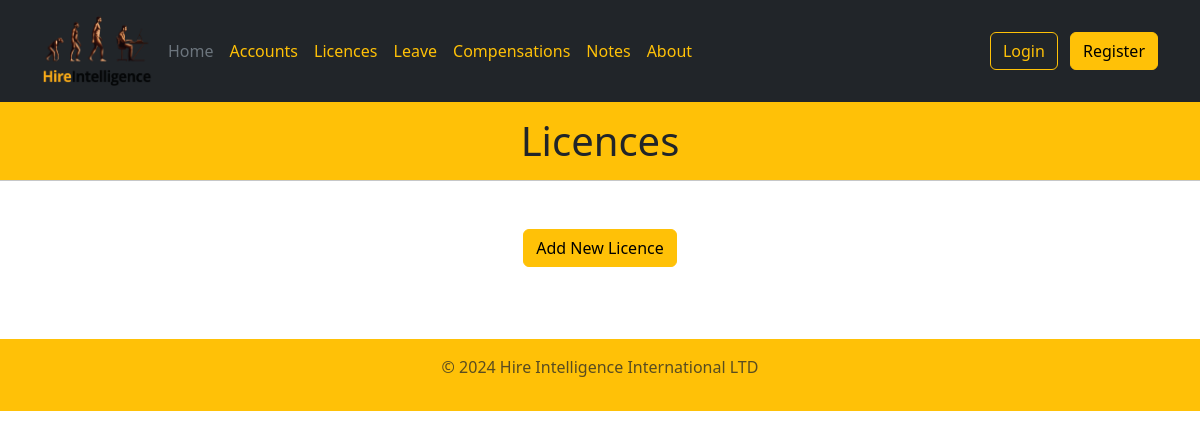
/licences, run on an earlier commit of the app's database.
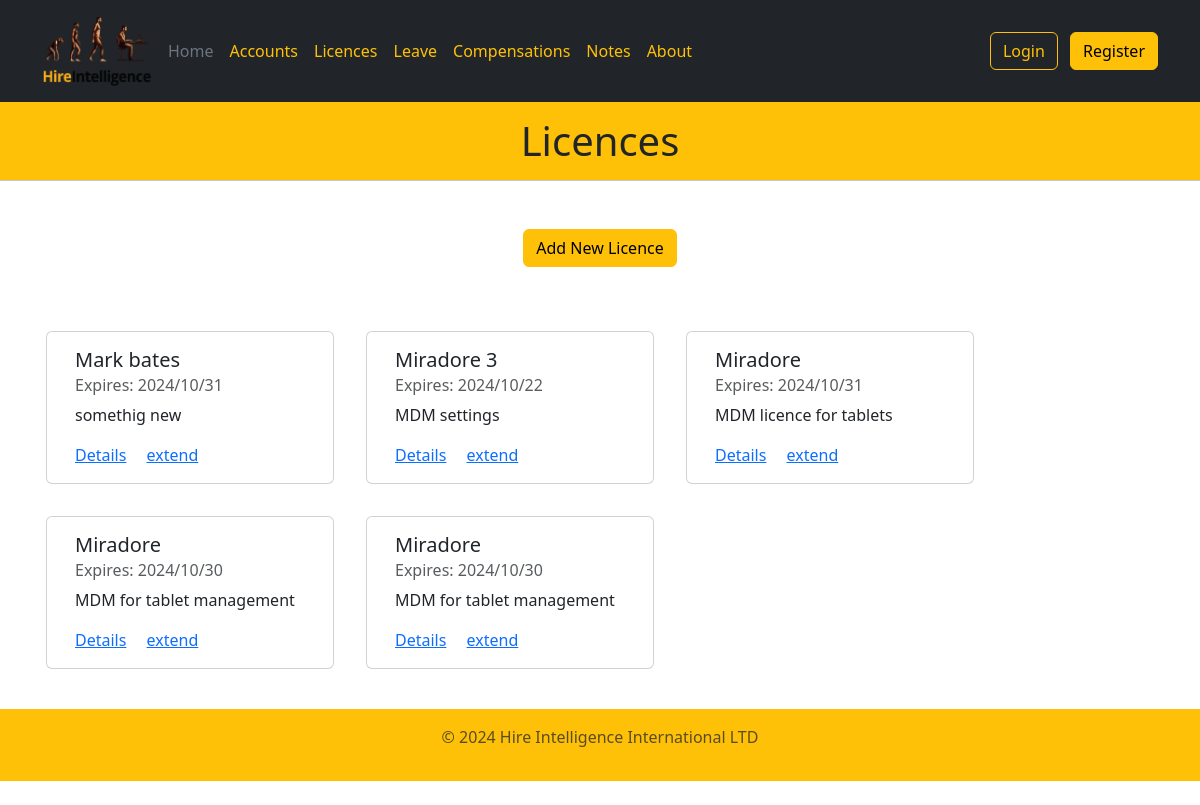
And on a later commit of the database.
### models.py (models this page shows)
class Licence(db.Model):
    id = db.Column(db.Integer, primary_key=True, autoincrement=True)
    date = db.Column(db.DateTime(timezone=True))
    product_name = db.Column(db.String)
    agreement = db.Column(db.String)
    product_detail = db.Column(db.String)
    usage = db.Column(db.String)
    mac = db.Column(db.Boolean)
    windows = db.Column(db.Boolean)
    android = db.Column(db.Boolean)
    ios = db.Column(db.Boolean)
    unix = db.Column(db.Boolean)
    portal_url = db.Column(db.String)
    activation_key = db.Column(db.String)
    username = db.Column(db.String)
    password = db.Column(db.String)
    purchased_by = db.Column(db.String)
    purchased_date = db.Column(db.DateTime(timezone=True))
    purchase_method = db.Column(db.String)
    expiration_date = db.Column(db.DateTime(timezone=True))
    auto_renew = db.Column(db.Boolean)
    cost = db.Column(db.Float)
    currency = db.Column(db.String)

### views.py (the view)
    @app.route("/licences", methods=("GET", "POST"))
    def licences():
        licence_list = list(Licence.query.all())
        return render_template("licences.html", title="Licences",
            year=datetime.now().year, licence_list=licence_list)

### templates/licences.html (shortened to what this page needs)
{% extends "base.html" %}  {% block content %}
<h1 class="text-center">{{title}}</h1>
<hr />
<div class="container">
<div class="mt-5 d-flex justify-content-center m-5">
    <a href="{{url_for('add_licence')}}">
        <button class="btn btn-warning">Add New Licence</button>
    </a>
</div>
<div class="row">
    {% for item in licence_list %}
    <div class="card m-3" style="width: 18rem;">
        <div class="card-body">
          <h5 class="card-title">{{item.product_name}}</h5>
          <h6 class="card-subtitle mb-2 text-muted">
            Expires: {{item.expiration_date.strftime("%Y/%m/%d")}}</h6>
          <p class="card-text">{{item.product_detail}}</p>
          <a href="#" class="card-link">Details</a>
          <a href="#" class="card-link">extend</a>
        </div>
      </div>
    {% endfor %}
</div>
</div>
{% endblock %}
{% block year %} {{year}} {% endblock %}

### templates/base.html (shortened to what this page needs)
<!DOCTYPE html>
<html lang="en">
  <head>
    <link
      rel="stylesheet"
      href="https://cdn.jsdelivr.net/npm/bootstrap@5.3.2/dist/css/bootstrap.min.css"
    />
    <link rel="stylesheet" href="../static/style/style.css">
    {% from 'bootstrap5/form.html' import render_form %}
  </head>
  <body>
    <header class="p-3 text-bg-dark">
      <div class="container">
        <div
          class="d-flex flex-wrap align-items-center justify-content-center justify-content-lg-start"
        >
          <a
            href="/"
            class="d-flex align-items-center mb-2 mb-lg-0 text-white text-decoration-none"
          >
          <img
          src="{{ url_for('static', filename='images/Hire Intelligence - Logo Design.png') }}"
          alt="Logo"
          width="110"
          height="70"
          class="me-2"
        />
          </a>
          <ul
            class="nav col-12 col-lg-auto me-lg-auto mb-2 justify-content-center mb-md-0"
          >
            <li>
              <a href="{{url_for('home')}}" class="nav-link px-2 text-secondary"
                >Home</a
              >
            </li>
            <li>
              <a href="{{url_for('accounts')}}" class="nav-link px-2 text-warning"
                >Accounts</a
              >
            </li>
            <li>
              <a
                href="{{url_for('licences')}}"
                class="nav-link px-2 text-warning"
                >Licences</a
              >
            </li>
              <a
                href="{{url_for('leave')}}"
                class="nav-link px-2 text-warning"
                >Leave</a
              >
            <li>
              <a
                href="{{url_for('compensation')}}"
                class="nav-link px-2 text-warning"
                >Compensations</a
              >
            </li>
            <li>
              <a
                href="{{url_for('notes')}}"
                class="nav-link px-2 text-warning"
                >Notes</a
              >
            </li>
            <li>
              <a href="{{url_for('about')}}" class="nav-link px-2 text-warning"
                >About</a
              >
            </li>
          </ul>
          <div class="text-end">
            {% if current_user.username %}
            <span class="fw-bold d-flex align-items-center">
              {{current_user.username | capitalize}} &nbsp;
            </span>
            <button type="button" class="btn btn-outline-warning me-2"
            onclick="window.location.href='{{ url_for("logout") }}'">
            Logout</button>
            {% else %}
            <a href="{{url_for('login')}}"><button type="button" class="btn btn-outline-warning me-2">Login</button></a>
            {% endif %}
            <a href="{{url_for('register')}}"><button type="button" class="btn btn-warning">Register</button></a>
          </div>
        </div>
      </div>
    </header>
    {% block content %} {% endblock %}
    <footer class="py-3 my-4" >
      <p class="text-center text-body-secondary">© {% block year %} {% endblock %} Hire Intelligence International LTD</p>
    </footer>
  </body>
</html>

### static/style/style.css (style rules this page uses)
h1 { background-color: #ffc107; margin: 0px; padding: 15px; }
hr { background-color: #ffc107; margin : 0px; }
footer { background-color: #ffc107; margin-bottom: 0px; }

What changed in the data, as far as the page shows it:
added Licence: product_name "Mark bates", expiration_date "2024/10/31", product_detail "somethig new"
added Licence: product_name "Miradore 3", expiration_date "2024/10/22", product_detail "MDM settings"
added Licence: product_name "Miradore", expiration_date "2024/10/31", product_detail "MDM licence for tablets"
added Licence: product_name "Miradore", expiration_date "2024/10/30", product_detail "MDM for tablet management"
added Licence: product_name "Miradore", expiration_date "2024/10/30", product_detail "MDM for tablet management"
